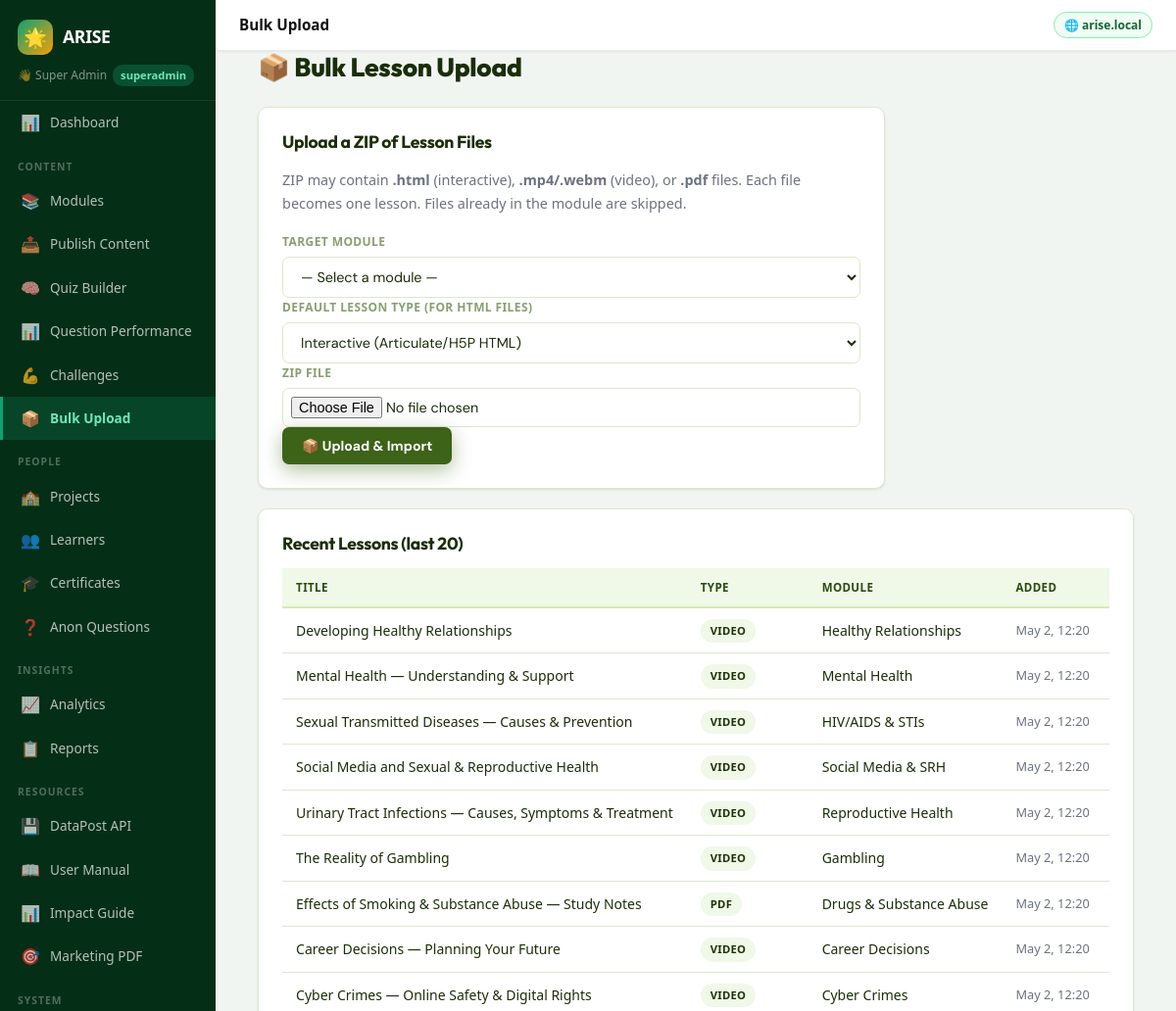
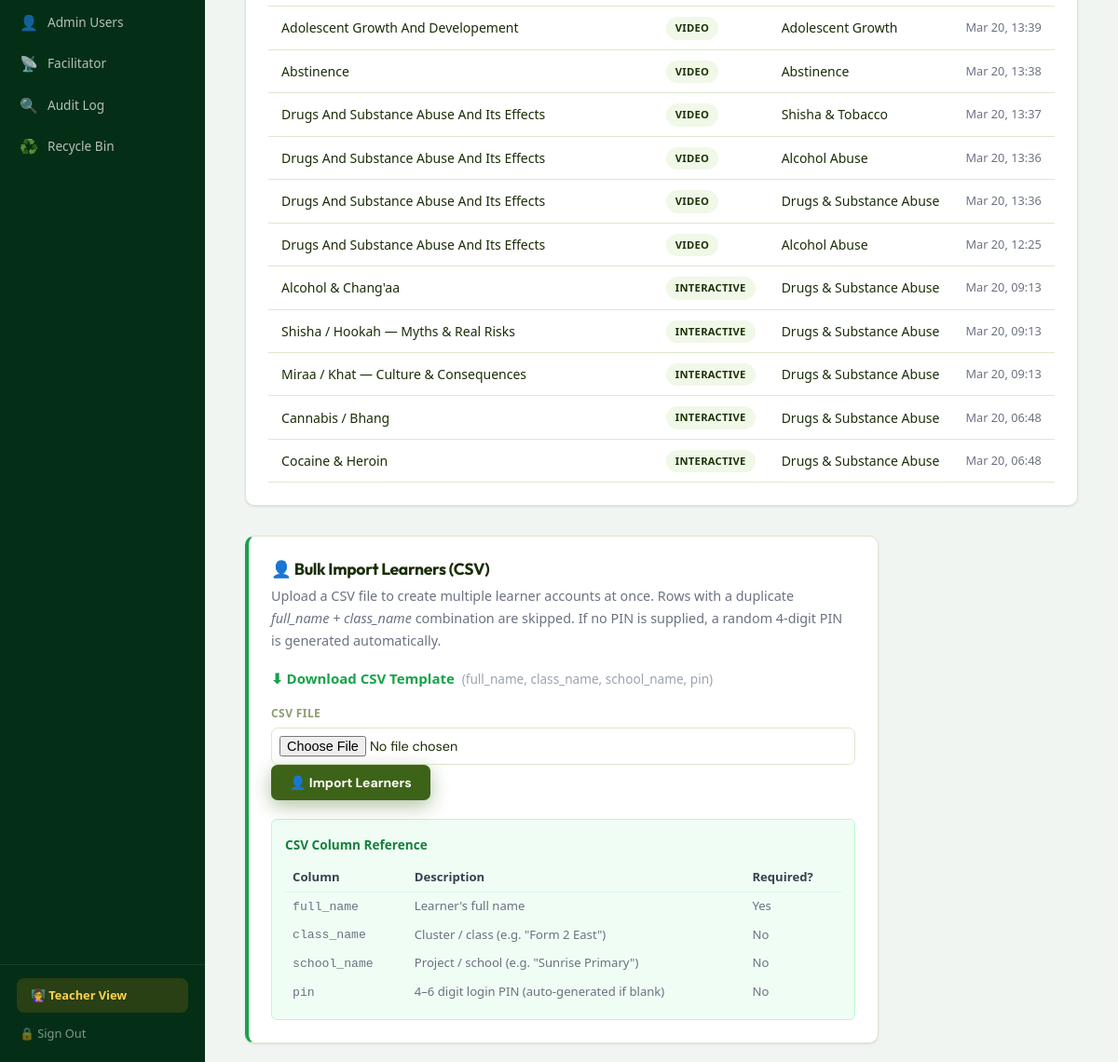
The page /admin/dashboard?p=bulk_upload (signed in) on the database its author committed (2 pictures, top to bottom).
### tables this page shows
CREATE TABLE lessons (
    id INTEGER PRIMARY KEY AUTOINCREMENT,
    module_id INTEGER NOT NULL,
    title TEXT NOT NULL,
    slug TEXT UNIQUE NOT NULL,
    content TEXT,
    lesson_type TEXT DEFAULT 'text',
    file_path TEXT,
    file_name TEXT,
    file_size_kb REAL,
    sort_order INTEGER DEFAULT 0,
    is_active INTEGER DEFAULT 1,
    created_at DATETIME DEFAULT CURRENT_TIMESTAMP, video_path TEXT, pdf_path TEXT, pdf_name TEXT, thumbnail TEXT, is_published INTEGER DEFAULT 0,
    FOREIGN KEY (module_id) REFERENCES modules(id)
);

CREATE TABLE modules (
    id INTEGER PRIMARY KEY AUTOINCREMENT,
    title TEXT NOT NULL,
    slug TEXT UNIQUE NOT NULL,
    description TEXT,
    icon TEXT DEFAULT '📚',
    sort_order INTEGER DEFAULT 0,
    is_active INTEGER DEFAULT 1,
    created_by INTEGER,
    created_at DATETIME DEFAULT CURRENT_TIMESTAMP
, thumbnail TEXT, content_warning TEXT, school_id TEXT);

### includes/config.php (called while the page is built, shortened)
<?php
function db(): SQLite3 {
    static $db = null;
    if ($db === null) {
        $db = new SQLite3(DB_PATH);
        $db->enableExceptions(true);
        $db->exec('PRAGMA journal_mode=WAL');
        $db->exec('PRAGMA foreign_keys=ON');
    }
    return $db;
}

### admin/pages/admin_bulk_upload.php (the view, shortened to what this page needs)
<h1 class="page-title">📦 Bulk Lesson Upload</h1>
<div class="dp-card" style="max-width:640px;">
    <h3 style="margin-bottom:16px;">Upload a ZIP of Lesson Files</h3>
    <p style="color:#6b7280;font-size:.9rem;margin-bottom:18px;">
        ZIP may contain <strong>.html</strong> (interactive), <strong>.mp4/.webm</strong> (video), or <strong>.pdf</strong> files.
        Each file becomes one lesson. Files already in the module are skipped.
    </p>
    <form method="POST" enctype="multipart/form-data">
        <div class="form-group">
            <label class="form-label">Target Module</label>
            <select name="module_id" class="form-control" required>
                <option value="">— Select a module —</option>
            </select>
        </div>
        <div class="form-group">
            <label class="form-label">Default Lesson Type (for HTML files)</label>
            <select name="lesson_type" class="form-control">
                <option value="interactive">Interactive (Articulate/H5P HTML)</option>
            </select>
        </div>
        <div class="form-group">
            <label class="form-label">ZIP File</label>
            <input type="file" name="zip_file" accept=".zip" class="form-control" required style="padding:8px;">
        </div>
        <button type="submit" class="btn btn-primary">📦 Upload &amp; Import</button>
    </form>
</div>
<?php
$recent = [];
$res = db()->query("SELECT l.title, l.lesson_type, l.created_at, m.title AS mod_title FROM lessons l JOIN modules m ON l.module_id=m.id ORDER BY l.created_at DESC LIMIT 20");
while ($r = $res->fetchArray(SQLITE3_ASSOC)) $recent[] = $r;
if ($recent):
?>
<div class="dp-card" style="margin-top:20px;">
    <h3 style="margin-bottom:14px;">Recent Lessons (last 20)</h3>
    <table class="arise-table">
        <thead><tr><th>Title</th><th>Type</th><th>Module</th><th>Added</th></tr></thead>
        <tbody>
        <?php foreach ($recent as $r): ?>
            <tr>
                <td><?= htmlspecialchars($r['title']) ?></td>
                <td><span class="badge badge-green"><?= htmlspecialchars($r['lesson_type']) ?></span></td>
                <td><?= htmlspecialchars($r['mod_title']) ?></td>
                <td style="font-size:.8rem;color:#6b7280;"><?= date('M j, H:i', strtotime($r['created_at'])) ?></td>
            </tr>
        <?php endforeach; ?>
        </tbody>
    </table>
</div>
<?php endif; ?>
<?php
$templateRows = [
    ['full_name', 'class_name', 'school_name', 'pin'],
    ['Alice Mwangi',  'Form 3 East', 'Sunrise Primary',  '1234'],
    ['Brian Otieno',  'Form 2 West', 'Hilltop Academy',  ''],
    ['Carol Njeri',   'Form 1 North','Green Valley School','5678'],
];
$templateCsv = implode("\r\n", array_map(fn($r) => implode(',', array_map(fn($c) => '"' . str_replace('"', '""', $c) . '"', $r)), $templateRows));
$templateDataUri = 'data:text/csv;charset=utf-8,' . rawurlencode($templateCsv);
?>
<div class="dp-card" style="margin-top:32px; border-left:4px solid #16a34a; max-width:680px;">
    <h3 style="margin-bottom:6px;">&#128100; Bulk Import Learners (CSV)</h3>
    <p style="color:#6b7280;font-size:.9rem;margin-bottom:16px;">
        Upload a CSV file to create multiple learner accounts at once.
        Rows with a duplicate <em>full_name + class_name</em> combination are skipped.
        If no PIN is supplied, a random 4-digit PIN is generated automatically.
    </p>
    <p style="margin-bottom:16px;">
        <a href="<?= $templateDataUri ?>" download="learners_template.csv"
           style="display:inline-flex;align-items:center;gap:6px;color:#16a34a;font-weight:600;text-decoration:none;">
            &#11015; Download CSV Template
        </a>
        &nbsp;<span style="color:#9ca3af;font-size:.85rem;">(full_name, class_name, school_name, pin)</span>
    </p>
    <form method="POST" enctype="multipart/form-data">
        <div class="form-group">
            <label class="form-label">CSV File</label>
            <input type="file" name="csv_file" accept=".csv,text/csv" class="form-control" required style="padding:8px;">
        </div>
        <button type="submit" class="btn btn-primary">&#128100; Import Learners</button>
    </form>
    <div style="margin-top:20px;background:#f0fdf4;border:1px solid #bbf7d0;border-radius:6px;padding:14px;">
        <strong style="font-size:.85rem;color:#15803d;">CSV Column Reference</strong>
        <table style="width:100%;margin-top:8px;font-size:.82rem;border-collapse:collapse;">
            <thead>
                <tr style="color:#374151;">
                    <th style="text-align:left;padding:4px 8px;border-bottom:1px solid #d1fae5;">Column</th>
                    <th style="text-align:left;padding:4px 8px;border-bottom:1px solid #d1fae5;">Description</th>
                    <th style="text-align:left;padding:4px 8px;border-bottom:1px solid #d1fae5;">Required?</th>
                </tr>
            </thead>
            <tbody style="color:#6b7280;">
                <tr><td style="padding:4px 8px;"><code>full_name</code></td>   <td style="padding:4px 8px;">Learner's full name</td>                       <td style="padding:4px 8px;">Yes</td></tr>
                <tr><td style="padding:4px 8px;"><code>class_name</code></td>  <td style="padding:4px 8px;">Cluster / class (e.g. "Form 2 East")</td>       <td style="padding:4px 8px;">No</td></tr>
                <tr><td style="padding:4px 8px;"><code>school_name</code></td> <td style="padding:4px 8px;">Project / school (e.g. "Sunrise Primary")</td>  <td style="padding:4px 8px;">No</td></tr>
                <tr><td style="padding:4px 8px;"><code>pin</code></td>         <td style="padding:4px 8px;">4–6 digit login PIN (auto-generated if blank)</td><td style="padding:4px 8px;">No</td></tr>
            </tbody>
        </table>
    </div>
</div>

### public/css/style.css (style rules this page uses)
:root { --green: #3D6318; --green-dark: #2D4A12; --green-deeper:#1E3209; --green-mid: #4F7E20; --green-light: #D4EDAA; --green-pale: #F0F8E8; --orange: #FF9700; --orange-dark: #E07800; --orange-deeper:#B86200; --orange-light: #FFE4A3; --orange-pale: #FFF7E6; --blue: #1D4ED8; --blue-light: #DBEAFE; --blue-pale: #EFF6FF; --purple: #7C3AED; --purple-light:#EDE9FE; --purple-pale: #F5F3FF; --ok: #3D6318; --ok-l: #D4EDAA; --err: #DC2626; --err-l: #FEE2E2; --warn: #FF9700; --warn-l: #FFE4A3; --info: #1D4ED8; --info-l: #DBEAFE; --dark: #1A2E08; --dark-2: #2D4A12; --mid: #4A6428; --muted: #8A9E70; --border: #DDE8CC; --bg: #F7FAF2; --white: #FFFFFF; --light: #EEF5E4; --shadow: 0 1px 3px rgba(0,0,0,.07), 0 1px 2px rgba(0,0,0,.05); --shadow-md: 0 4px 16px rgba(61,99,24,.14), 0 2px 8px rgba(0,0,0,.06); --shadow-lg: 0 10px 40px rgba(61,99,24,.18), 0 4px 12px rgba(0,0,0,.08); --shadow-g: 0 6px 20px rgba(61,99,24,.4); --shadow-o: 0 6px 20px rgba(255,151,0,.4); --r: 10px; --r-sm: 7px; --r-lg: 18px; --r-full: 9999px; --t: all .18s cubic-bezier(.4,0,.2,1); }
*,*::before,*::after { margin:0;padding:0;box-sizing:border-box; }
html { scroll-behavior:smooth; }
body { font-family:'DM Sans',system-ui,sans-serif;background:linear-gradient(135deg,#0D5E3D 0%,#1E8055 35%,#FF9700 100%);background-attachment:fixed;color:var(--dark);font-size:15px;line-height:1.65;-webkit-font-smoothing:antialiased;min-height:100vh; }
h1,h2,h3,h4,h5 { font-family:'Outfit',sans-serif;font-weight:700;letter-spacing:-.3px;line-height:1.25; }
a { color:var(--green);text-decoration:none;transition:var(--t); }
.page-title { font-size:1.65rem;font-weight:800;margin-bottom:24px;color:var(--dark); }
.dp-card { background:#fff;border-radius:var(--r);padding:24px;box-shadow:var(--shadow);border:1px solid var(--border);margin-bottom:20px;transition:box-shadow .2s; }
.btn { display:inline-flex;align-items:center;justify-content:center;gap:6px;padding:10px 20px;border-radius:var(--r-sm);font-family:'DM Sans',sans-serif;font-weight:700;font-size:.875rem;border:none;cursor:pointer;transition:var(--t);white-space:nowrap; }
.btn-primary { background:var(--green);color:#fff;box-shadow:var(--shadow-g); }
input[type=text],input[type=number],input[type=email],input[type=password],input[type=file],select,textarea { width:100%;padding:10px 14px;border:1.5px solid var(--border);border-radius:var(--r-sm);font-size:.9rem;font-family:'DM Sans',sans-serif;background:#fff;color:var(--dark);transition:var(--t); }
label { display:block;font-size:.75rem;font-weight:700;color:var(--muted);margin-bottom:5px;text-transform:uppercase;letter-spacing:.4px; }
.badge { display:inline-block;padding:3px 10px;border-radius:var(--r-full);font-size:.7rem;font-weight:700;text-transform:uppercase;letter-spacing:.3px; }
.badge-green { background:var(--green-pale); color:var(--green-deeper); }
.arise-table { width:100%;border-collapse:collapse;font-size:.875rem; }
.arise-table thead tr { background:var(--green-pale); }
.arise-table th { padding:10px 14px;text-align:left;border-bottom:2px solid var(--green-light);font-size:.72rem;text-transform:uppercase;letter-spacing:.4px;color:var(--green-dark);font-weight:700; }
.arise-table td { padding:10px 14px;border-bottom:1px solid var(--border);vertical-align:middle; }
.dp-card,.module-card,.feature-card { animation:fadeUp .3s ease both; }

### admin/index.php (style rules this page uses)
* { box-sizing:border-box;margin:0;padding:0; }
body { background:#f1f5f2;font-family:'Segoe UI',sans-serif;display:flex;min-height:100vh; }

### rows shown on the page
lessons: title "Developing Healthy Relationships", lesson_type "VIDEO", module.title "Healthy Relationships", created_at "May 2, 12:20"
lessons: title "Mental Health — Understanding & Support", lesson_type "VIDEO", module.title "Mental Health", created_at "May 2, 12:20"
lessons: title "Sexual Transmitted Diseases — Causes & Prevention", lesson_type "VIDEO", module.title "HIV/AIDS & STIs", created_at "May 2, 12:20"
lessons: title "Social Media and Sexual & Reproductive Health", lesson_type "VIDEO", module.title "Social Media & SRH", created_at "May 2, 12:20"
lessons: title "Urinary Tract Infections — Causes, Symptoms & Treatment", lesson_type "VIDEO", module.title "Reproductive Health", created_at "May 2, 12:20"
lessons: title "The Reality of Gambling", lesson_type "VIDEO", module.title "Gambling", created_at "May 2, 12:20"
lessons: title "Effects of Smoking & Substance Abuse — Study Notes", lesson_type "PDF", module.title "Drugs & Substance Abuse", created_at "May 2, 12:20"
lessons: title "Career Decisions — Planning Your Future", lesson_type "VIDEO", module.title "Career Decisions", created_at "May 2, 12:20"
lessons: title "Cyber Crimes — Online Safety & Digital Rights", lesson_type "VIDEO", module.title "Cyber Crimes", created_at "May 2, 12:20"
lessons: title "Adolescent Growth And Developement", lesson_type "VIDEO", module.title "Adolescent Growth", created_at "Mar 20, 13:39"
lessons: title "Abstinence", lesson_type "VIDEO", module.title "Abstinence", created_at "Mar 20, 13:38"
lessons: title "Drugs And Substance Abuse And Its Effects", lesson_type "VIDEO", module.title "Shisha & Tobacco", created_at "Mar 20, 13:37"
lessons: title "Drugs And Substance Abuse And Its Effects", lesson_type "VIDEO", module.title "Alcohol Abuse", created_at "Mar 20, 13:36"
lessons: title "Drugs And Substance Abuse And Its Effects", lesson_type "VIDEO", module.title "Drugs & Substance Abuse", created_at "Mar 20, 13:36"
lessons: title "Drugs And Substance Abuse And Its Effects", lesson_type "VIDEO", module.title "Alcohol Abuse", created_at "Mar 20, 12:25"
lessons: title "Alcohol & Chang'aa", lesson_type "INTERACTIVE", module.title "Drugs & Substance Abuse", created_at "Mar 20, 09:13"
lessons: title "Shisha / Hookah — Myths & Real Risks", lesson_type "INTERACTIVE", module.title "Drugs & Substance Abuse", created_at "Mar 20, 09:13"
lessons: title "Miraa / Khat — Culture & Consequences", lesson_type "INTERACTIVE", module.title "Drugs & Substance Abuse", created_at "Mar 20, 09:13"
lessons: title "Cannabis / Bhang", lesson_type "INTERACTIVE", module.title "Drugs & Substance Abuse", created_at "Mar 20, 06:48"
lessons: title "Cocaine & Heroin", lesson_type "INTERACTIVE", module.title "Drugs & Substance Abuse", created_at "Mar 20, 06:48"

### other values the page prints
$adminName "Super Admin"
$adminRole ?: 'admin' "superadmin"
$n['icon'] "📊"
$n['label'] "Dashboard"
$groupLabel "CONTENT"
$n['icon'] "📚"
$n['label'] "Modules"
$n['icon'] "📤"
$n['label'] "Publish Content"
$n['icon'] "🧠"
$n['label'] "Quiz Builder"
$n['label'] "Question Performance"
$n['icon'] "💪"
$n['label'] "Challenges"
$n['icon'] "📦"
